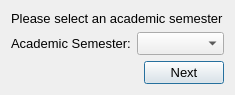
<?xml version="1.0" encoding="UTF-8"?>
<ui version="4.0">
 <class>Dialog</class>
 <widget class="QDialog" name="Dialog">
  <property name="geometry">
   <rect>
    <x>0</x>
    <y>0</y>
    <width>175</width>
    <height>76</height>
   </rect>
  </property>
  <property name="font">
   <font>
    <family>Arial</family>
    <pointsize>10</pointsize>
   </font>
  </property>
  <property name="windowTitle">
   <string>Academic Semester Selection</string>
  </property>
  <layout class="QVBoxLayout" name="verticalLayout">
   <item>
    <widget class="QLabel" name="label_2">
     <property name="text">
      <string>Please select an academic semester</string>
     </property>
    </widget>
   </item>
   <item>
    <layout class="QHBoxLayout" name="hlAcadSem">
     <item>
      <widget class="QLabel" name="lblAcadSem">
       <property name="text">
        <string>Academic Semester:</string>
       </property>
      </widget>
     </item>
     <item>
      <widget class="QComboBox" name="comboBoxAcadSem"/>
     </item>
    </layout>
   </item>
   <item>
    <layout class="QHBoxLayout" name="hlBtn">
     <item>
      <spacer name="hs">
       <property name="orientation">
        <enum>Qt::Horizontal</enum>
       </property>
       <property name="sizeHint" stdset="0">
        <size>
         <width>40</width>
         <height>20</height>
        </size>
       </property>
      </spacer>
     </item>
     <item>
      <widget class="QPushButton" name="btnNext">
       <property name="text">
        <string>Next</string>
       </property>
      </widget>
     </item>
    </layout>
   </item>
  </layout>
 </widget>
 <resources/>
 <connections/>
</ui>
